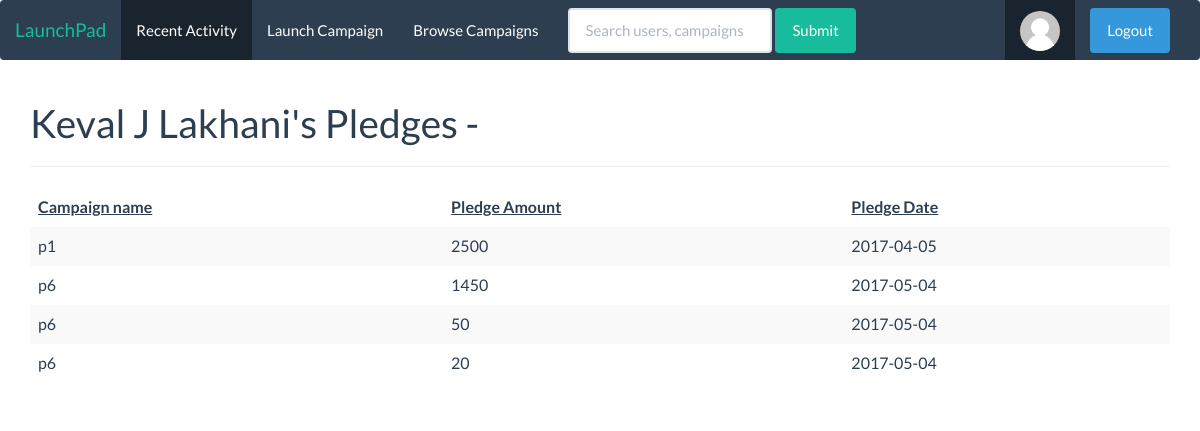
The page /user_pledges.php?id=klakhani (signed in) on the database its author committed.
### tables this page shows
CREATE TABLE `users` (
  `uname` varchar(45) NOT NULL,
  `fname` varchar(45) DEFAULT NULL,
  `lname` varchar(45) DEFAULT NULL,
  `password` varchar(45) DEFAULT NULL,
  `email` varchar(45) DEFAULT NULL,
  `profile_pic` longblob NOT NULL
);

CREATE TABLE `pledges` (
  `uname` varchar(45) NOT NULL,
  `pname` varchar(45) NOT NULL,
  `pamt` int(11) NOT NULL,
  `ptime` datetime NOT NULL,
  `ccno` varchar(16) NOT NULL
);

### user_pledges.php (the view, shortened to what this page needs)
<html>
<head>
    <link href="https://maxcdn.bootstrapcdn.com/bootswatch/3.3.7/flatly/bootstrap.min.css" rel="stylesheet">
</head>
<body>
<?php
require 'navbar.php';
$user = $_GET['id'];
$query = $conn->query("select pname, pamt, date(ptime) as pdate, ccno from pledges where uname='$user'");
$sqlquery = $conn->query("select * from users where uname = '$user'");
$row_user_details = mysqli_fetch_array($sqlquery);
?>
<div class="container">
  <h1><?php echo $row_user_details['fname']." "; echo $row_user_details['lname']; ?>'s Pledges -</h1>
  <hr>
  <table class="table table-striped table-hover ">
    <thead>
      <tr>
        <th><u>Campaign name</u></th>
        <th><u>Pledge Amount</u></th>
        <th><u>Pledge Date</u></th>
      </tr>
    </thead>
    <tbody>
      <?php
        while($row_pledges = mysqli_fetch_array($query))
        {
          echo '<tr>
          <td>'.$row_pledges['pname'].'</td>
          <td>'.$row_pledges['pamt'].'</td>
          <td>'.$row_pledges['pdate'].'</td>';
          echo '</tr>';
        }
      ?>
    </tbody>
  </table>
</div>
</body>
</html>

### rows shown on the page
users: fname "Keval J", lname "Lakhani"
pledges: pname "p1", pamt "2500", pdate "2017-04-05"
pledges: pname "p6", pamt "1450", pdate "2017-05-04"
pledges: pname "p6", pamt "50", pdate "2017-05-04"
pledges: pname "p6", pamt "20", pdate "2017-05-04"
